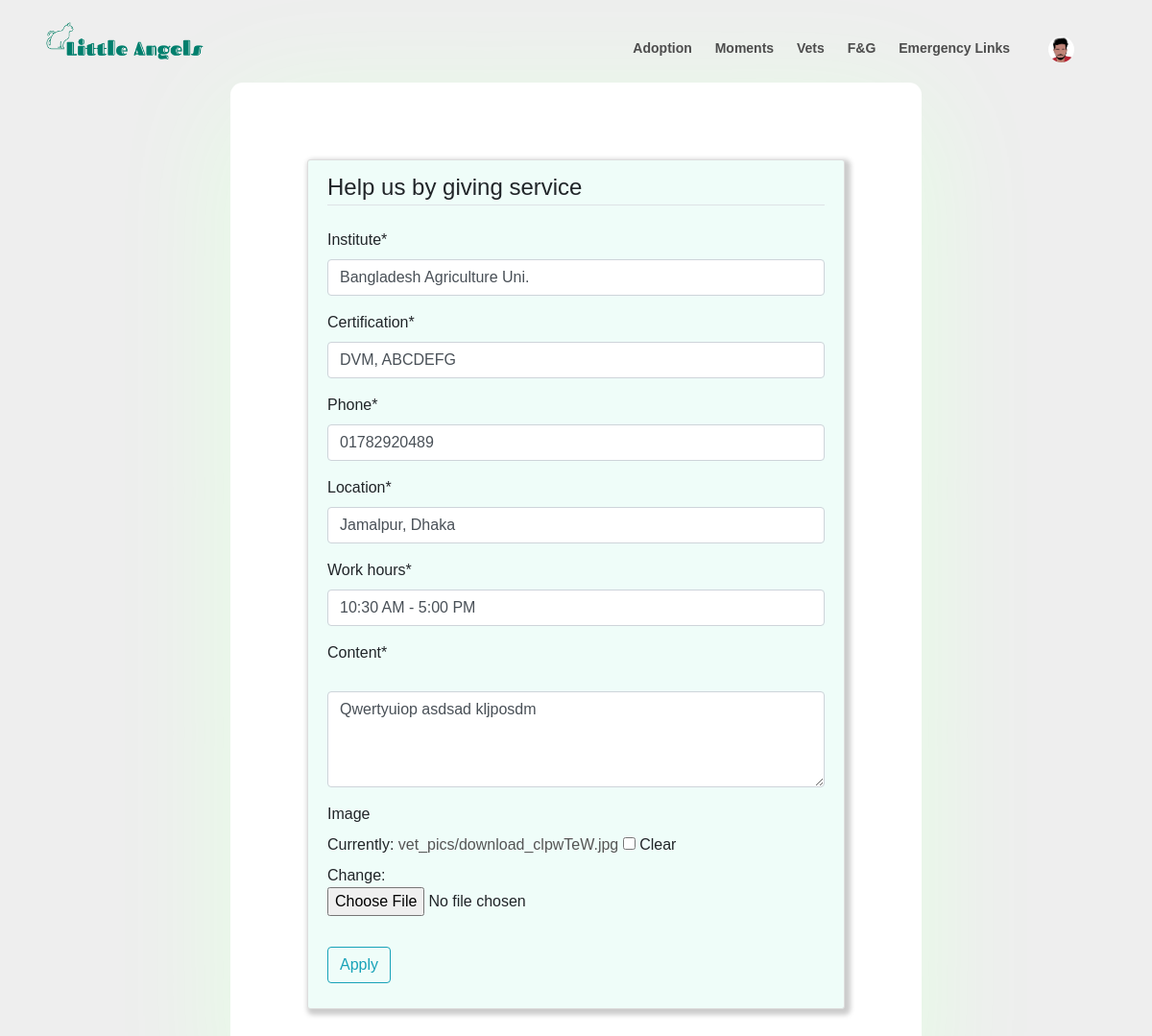
The page /vet/vet_profile/6/update (signed in) on the database as committed earlier.
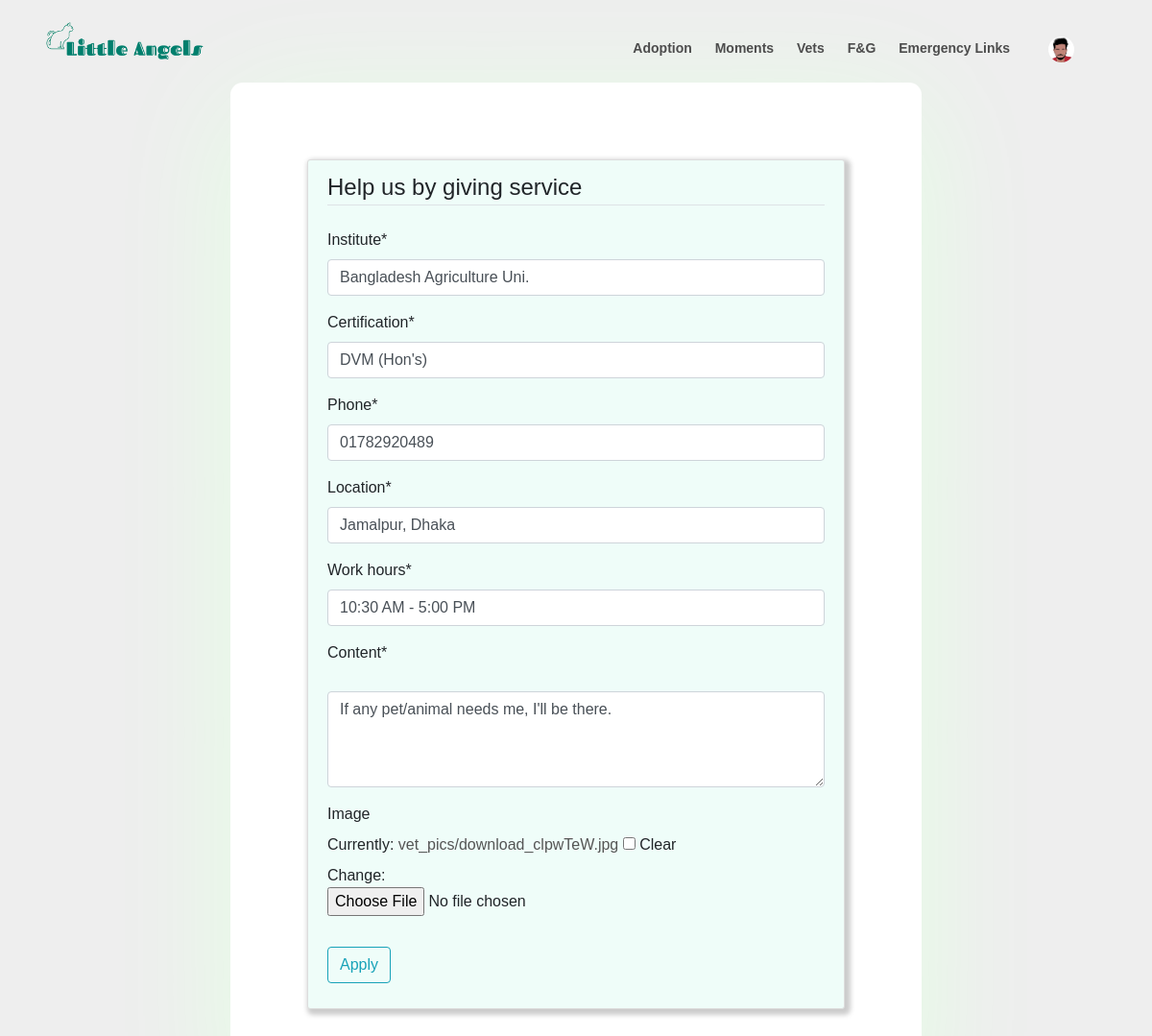
The same page on the database as committed later.
### vet/models.py (models this page shows, shortened)
class Vet(models.Model):
    vet_name = models.CharField(max_length=30, default='Vet')
    institute = models.CharField(max_length=30)
    certification = models.CharField(max_length=20)
    location = models.CharField(max_length=50)
    phone = models.CharField(max_length=11)
    work_hours = models.CharField(max_length=20)
    content = models.TextField(max_length=100)
    date = models.DateTimeField(default=timezone.now)
    author = models.ForeignKey(User, on_delete=models.CASCADE)
    image = models.ImageField(blank=True, null=True, upload_to='vet_pics')
    approved = models.BooleanField(default=False)

### vet/views.py (the view, shortened to what this page needs)
# urls.py: path('vet_profile/<int:pk>/update', PostUpdateView.as_view(), name='vet_post_update'),
class PostUpdateView(LoginRequiredMixin, UserPassesTestMixin, UpdateView):
    model = Vet
    fields = ['institute', 'certification',
              'phone', 'location', 'work_hours', 'content', 'image']
    def test_func(self):
        post = self.get_object()
        if self.request.user == post.author:
            return True
        return False

### vet/templates/vet/vet_form.html (shortened to what this page needs)
{% extends 'home/base.html' %}
{% load crispy_forms_tags %}
{% block content %}
<div class="boss">
    <div class="blog-post">
        <div class="content-section">
            <form method="POST" enctype="multipart/form-data" >
                <fieldset class="form-group">
                    <legend class="border-bottom mb-4">Help us by giving service</legend>
                    {{form|crispy}}
                </fieldset>
                <div class="form-group">
                    <button class="btn btn-outline-info" type="submit">Apply</button>
                </div>
            </form>
        </div>
    </div>
</div>
{% endblock content %}

Rows that differ between the two databases and show on the page:
changed Vet "Bangladesh Agriculture Uni.": certification "DVM, ABCDEFG" → "DVM (Hon's)"; content "Qwertyuiop asdsad kljposdm" → "If any pet/animal needs me, I'll be there."
